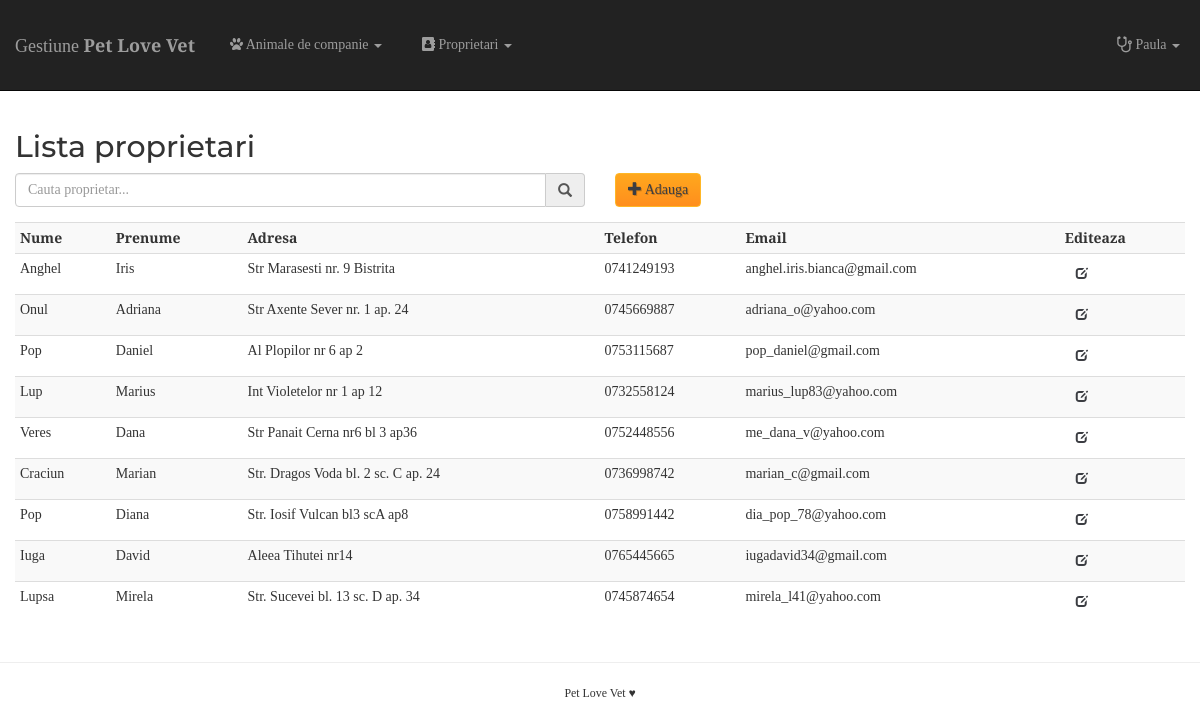
The page /clients.php (signed in) on the database its author committed.
### tables this page shows
CREATE TABLE `owner_info` (
  `id` int(11) NOT NULL,
  `owner_last_name` varchar(40) NOT NULL,
  `owner_first_name` varchar(40) NOT NULL,
  `owner_address` varchar(100) NOT NULL,
  `owner_phone` varchar(20) NOT NULL,
  `owner_email` varchar(40) NOT NULL
);

### clients.php (the view, shortened to what this page needs)
<?php
include('includes/connection.php');
$query = "SELECT * FROM owner_info";
$result = mysqli_query( $conn, $query );
include('header.php');
?>
    <div class="container-fluid">
        <h2>Lista proprietari</h2>
        <div class="row">
            <div class="col-xs-12 col-sm-6">
                    <div class="form-group">
                        <div class="input-group">
                            <input type="text" class="form-control" name="owner_search" id="owner_search" placeholder="Cauta proprietar...">
                                <span class="input-group-addon"><i class="glyphicon glyphicon-search"></i></span>
                        </div>
                    </div>
            </div>
            <div class="col-xs-12 col-sm-6">
                <a href="add.php" type="button" class="btn management-button"><span class="glyphicon glyphicon-plus"></span> Adauga</a>
            </div>
        </div>
        <div class="row">
            <div class="col-sm-12">
                <table class="table table-striped table-responsive table-condensed" id="owner_table">
                    <tr>
                        <th>Nume</th>
                        <th>Prenume</th>
                        <th>Adresa</th>
                        <th>Telefon</th>
                        <th>Email</th>
                        <th>Editeaza</th>
                    </tr>
                    <?php
                    if( mysqli_num_rows($result) > 0 ) {
                        while( $row = mysqli_fetch_assoc($result) ) {
                            echo "<tr>";
                            echo "<td>" . $row['owner_last_name'] . "</td><td>" . $row['owner_first_name'] . "</td><td>" . $row['owner_address'] . "</td><td>" . $row['owner_phone'] . "</td><td>" . $row['owner_email'] . "</td>";
                            echo '<td><a href="edit.php?id=' . $row['id'] . '" type="button" class="btn btn-sm">
                                    <span class="glyphicon glyphicon-edit"></span>
                                    </a></td>';
                            echo "</tr>";
                        }
                    } else {
                        echo "<div class='alert alert-warning'>You have no clients!</div>";
                    }
                    ?>
                </table>
            </div>
        </div>
    </div>
    <footer class="text-center">
        <hr>
        <small>Pet Love Vet &hearts;</small>
    </footer>
</body>
</html>

### style/style.css (style rules this page uses)
body { font-family: 'PT Serif', serif; }
h1, h2, h3, h4, h5, h6 { font-family: 'Montserrat', sans-serif; }
a:link { text-decoration: none; color: #3B3D42; }
.management-body { padding-top: 110px; }
.management-button { border:1px solid #FFB726; text-shadow: 1px 1px 0 rgba(0, 0, 0, 0.2); background-image: -webkit-gradient(linear, left top, left bottom, from(#ffa81d), to(#ff8e1d)); background-image: -webkit-linear-gradient(top, #ffa81d, #ff8e1d); background-image: -moz-linear-gradient(top, #ffa81d, #ff8e1d); background-image: -ms-linear-gradient(top, #ffa81d, #ff8e1d); background-image: -o-linear-gradient(top, #ffa81d, #ff8e1d); background-image: linear-gradient(to bottom, #ffa81d, #ff8e1d); }

### rows shown on the page
owner_info: owner_last_name "Anghel", owner_first_name "Iris", owner_address "Str Marasesti nr. 9 Bistrita", owner_phone "0741249193", owner_email "anghel.iris.bianca@gmail.com"
owner_info: owner_last_name "Onul", owner_first_name "Adriana", owner_address "Str Axente Sever nr. 1 ap. 24", owner_phone "0745669887", owner_email "adriana_o@yahoo.com"
owner_info: owner_last_name "Pop", owner_first_name "Daniel", owner_address "Al Plopilor nr 6 ap 2", owner_phone "0753115687", owner_email "pop_daniel@gmail.com"
owner_info: owner_last_name "Lup", owner_first_name "Marius", owner_address "Int Violetelor nr 1 ap 12", owner_phone "0732558124", owner_email "marius_lup83@yahoo.com"
owner_info: owner_last_name "Veres", owner_first_name "Dana", owner_address "Str Panait Cerna nr6 bl 3 ap36", owner_phone "0752448556", owner_email "me_dana_v@yahoo.com"
owner_info: owner_last_name "Craciun", owner_first_name "Marian", owner_address "Str. Dragos Voda bl. 2 sc. C ap. 24", owner_phone "0736998742", owner_email "marian_c@gmail.com"
owner_info: owner_last_name "Pop", owner_first_name "Diana", owner_address "Str. Iosif Vulcan bl3 scA ap8", owner_phone "0758991442", owner_email "dia_pop_78@yahoo.com"
owner_info: owner_last_name "Iuga", owner_first_name "David", owner_address "Aleea Tihutei nr14", owner_phone "0765445665", owner_email "iugadavid34@gmail.com"
owner_info: owner_last_name "Lupsa", owner_first_name "Mirela", owner_address "Str. Sucevei bl. 13 sc. D ap. 34", owner_phone "0745874654", owner_email "mirela_l41@yahoo.com"

### other values the page prints
$_SESSION['loggedInUser'] "Paula"
